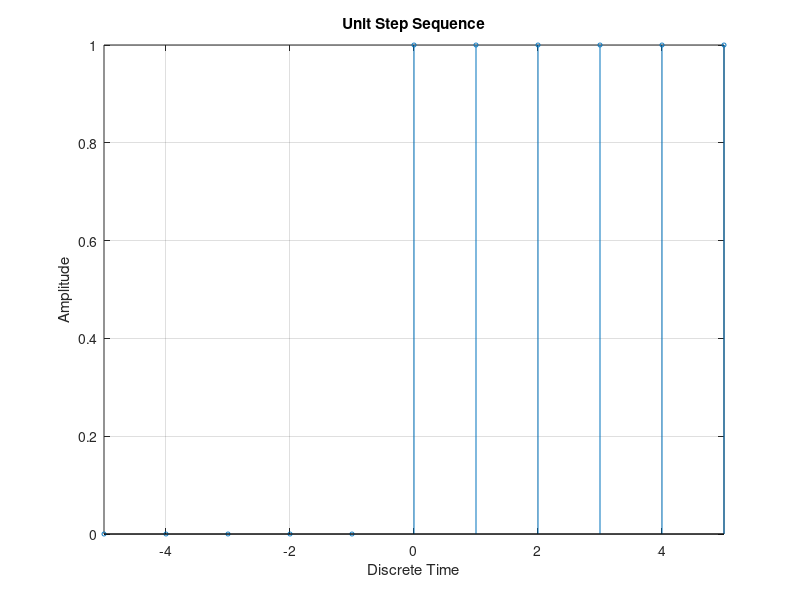

The MATLAB source for this figure:
% Name: Priyadarshan Ghosh
% Roll no.: 72
clc;
clf;
n1 = -5:5;
for i = 1:length(n1)
    if n1(i) >= 0 %1 only for greater than 0
        x1(i) = 1;
    else
        x1(i) = 0;
    end
end

stem(n1,x1, 'MarkerSize',3);
title ('Unit Step Sequence');
xlabel('Discrete Time');
ylabel('Amplitude');
axis([-5, 5, 0, 1]);
grid on;